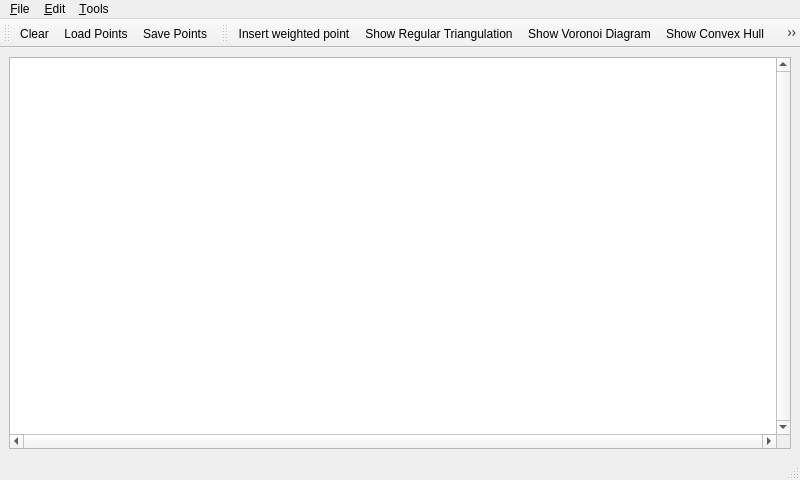
<?xml version="1.0" encoding="UTF-8"?>
<ui version="4.0">
 <author>Vikraman</author>
 <class>MainWindow</class>
 <widget class="QMainWindow" name="MainWindow">
  <property name="geometry">
   <rect>
    <x>0</x>
    <y>0</y>
    <width>800</width>
    <height>480</height>
   </rect>
  </property>
  <property name="windowTitle">
   <string>CGAL Regular Triangulation</string>
  </property>
  <property name="windowIcon">
   <iconset>
    <normaloff>:/cgal/logos/cgal_icon</normaloff>:/cgal/logos/cgal_icon</iconset>
  </property>
  <widget class="QWidget" name="centralwidget">
   <layout class="QGridLayout">
    <item row="0" column="0">
     <widget class="QGraphicsView" name="graphicsView">
      <property name="focusPolicy">
       <enum>Qt::StrongFocus</enum>
      </property>
      <property name="verticalScrollBarPolicy">
       <enum>Qt::ScrollBarAlwaysOn</enum>
      </property>
      <property name="horizontalScrollBarPolicy">
       <enum>Qt::ScrollBarAlwaysOn</enum>
      </property>
      <property name="transformationAnchor">
       <enum>QGraphicsView::NoAnchor</enum>
      </property>
     </widget>
    </item>
   </layout>
  </widget>
  <widget class="QStatusBar" name="statusbar"/>
  <widget class="QToolBar" name="fileToolBar">
   <property name="windowTitle">
    <string>File Tools</string>
   </property>
   <attribute name="toolBarArea">
    <enum>TopToolBarArea</enum>
   </attribute>
   <attribute name="toolBarBreak">
    <bool>false</bool>
   </attribute>
   <addaction name="actionClear"/>
   <addaction name="actionLoadPoints"/>
   <addaction name="actionSavePoints"/>
  </widget>
  <widget class="QToolBar" name="toolBar">
   <property name="windowTitle">
    <string>Visualization Tools</string>
   </property>
   <attribute name="toolBarArea">
    <enum>TopToolBarArea</enum>
   </attribute>
   <attribute name="toolBarBreak">
    <bool>false</bool>
   </attribute>
   <addaction name="actionInsertPoint"/>
   <addaction name="actionShowRegular"/>
   <addaction name="actionShowPowerdiagram"/>
   <addaction name="actionShowConvexHull"/>
   <addaction name="actionShowMoldLpp"/>
   <addaction name="actionRecenter"/>
  </widget>
  <widget class="QMenuBar" name="menubar">
   <property name="geometry">
    <rect>
     <x>0</x>
     <y>0</y>
     <width>800</width>
     <height>20</height>
    </rect>
   </property>
   <widget class="QMenu" name="menuFile">
    <property name="title">
     <string>&amp;File</string>
    </property>
    <addaction name="separator"/>
    <addaction name="actionClear"/>
    <addaction name="actionLoadPoints"/>
    <addaction name="actionSavePoints"/>
    <addaction name="separator"/>
    <addaction name="actionQuit"/>
   </widget>
   <widget class="QMenu" name="menuEdit">
    <property name="title">
     <string>&amp;Edit</string>
    </property>
    <addaction name="actionInsertRandomPoints"/>
   </widget>
   <widget class="QMenu" name="menuTools">
    <property name="title">
     <string>&amp;Tools</string>
    </property>
    <addaction name="actionInsertPoint"/>
    <addaction name="actionShowRegular"/>
    <addaction name="actionShowPowerdiagram"/>
    <addaction name="actionShowConvexHull"/>
    <addaction name="actionShowMoldLpp"/>
    <addaction name="separator"/>
    <addaction name="actionRecenter"/>
   </widget>
   <addaction name="menuFile"/>
   <addaction name="menuEdit"/>
   <addaction name="menuTools"/>
  </widget>
  <action name="actionAbout">
   <property name="text">
    <string>&amp;About</string>
   </property>
  </action>
  <action name="actionAboutCGAL">
   <property name="text">
    <string>About &amp;CGAL</string>
   </property>
  </action>
  <action name="actionQuit">
   <property name="text">
    <string>&amp;Quit</string>
   </property>
   <property name="shortcut">
    <string>Ctrl+Q</string>
   </property>
  </action>
  <action name="actionInsertRandomPoints">
   <property name="text">
    <string>&amp;Insert random points</string>
   </property>
   <property name="shortcut">
    <string>Ctrl+I</string>
   </property>
  </action>
  <action name="actionInsertPoint">
   <property name="checkable">
    <bool>true</bool>
   </property>
   <property name="checked">
    <bool>false</bool>
   </property>
   <property name="icon">
    <iconset>
     <normaloff>:/cgal/Input/inputPoint.png</normaloff>:/cgal/Input/inputPoint.png</iconset>
   </property>
   <property name="text">
    <string>&amp;Insert weighted point</string>
   </property>
   <property name="toolTip">
    <string>Insert weighted point</string>
   </property>
   <property name="statusTip">
    <string>Left: Insert vtx</string>
   </property>
  </action>
  <action name="actionClear">
   <property name="icon">
    <iconset>
     <normaloff>:/cgal/fileToolbar/fileNew.png</normaloff>:/cgal/fileToolbar/fileNew.png</iconset>
   </property>
   <property name="text">
    <string>&amp;Clear</string>
   </property>
   <property name="shortcut">
    <string>Ctrl+C</string>
   </property>
  </action>
  <action name="actionShowPowerdiagram">
   <property name="checkable">
    <bool>true</bool>
   </property>
   <property name="checked">
    <bool>false</bool>
   </property>
   <property name="icon">
    <iconset>
     <normaloff>:/cgal/view/Voronoi_diagram.png</normaloff>:/cgal/view/Voronoi_diagram.png</iconset>
   </property>
   <property name="text">
    <string>Show &amp;Voronoi Diagram</string>
   </property>
   <property name="shortcut">
    <string>Ctrl+V</string>
   </property>
  </action>
  <action name="actionShowRegular">
   <property name="checkable">
    <bool>true</bool>
   </property>
   <property name="icon">
    <iconset>
        <normaloff>:/cgal/view/Triangulation.png</normaloff>:/cgal/view/Triangulation.png</iconset>
   </property>
   <property name="text">
    <string>Show &amp;Regular Triangulation</string>
   </property>
   <property name="shortcut">
    <string>Ctrl+D</string>
   </property>
  </action>
  <action name="actionShowConvexHull">
   <property name="checkable">
    <bool>true</bool>
   </property>
   <property name="icon">
    <iconset>
        <normaloff>:/cgal/view/Convex_hull.png</normaloff>:/cgal/view/Convex_hull.png</iconset>
   </property>
   <property name="text">
    <string>Show Convex &amp;Hull</string>
   </property>
   <property name="shortcut">
    <string>Ctrl+H</string>
   </property>
  </action>
  <action name="actionShowMoldLpp">
   <property name="checkable">
    <bool>true</bool>
   </property>
   <property name="icon">
    <iconset>
        <normaloff>:/cgal/view/Mold_lpp.png</normaloff>:/cgal/view/Mold_lpp.png</iconset>
   </property>
   <property name="text">
    <string>Show &amp;Mold Lpp</string>
   </property>
   <property name="shortcut">
    <string>Ctrl+M</string>
   </property>
  </action>
  <action name="actionLoadPoints">
   <property name="icon">
    <iconset>
     <normaloff>:/cgal/fileToolbar/fileOpen.png</normaloff>:/cgal/fileToolbar/fileOpen.png</iconset>
   </property>
   <property name="text">
    <string>&amp;Load Points...</string>
   </property>
   <property name="shortcut">
    <string>Ctrl+L</string>
   </property>
  </action>
  <action name="actionSavePoints">
   <property name="icon">
    <iconset>
     <normaloff>:/cgal/fileToolbar/fileSave.png</normaloff>:/cgal/fileToolbar/fileSave.png</iconset>
   </property>
   <property name="text">
    <string>&amp;Save Points...</string>
   </property>
   <property name="shortcut">
    <string>Ctrl+S</string>
   </property>
  </action>
  <action name="actionRecenter">
   <property name="icon">
    <iconset>
     <normaloff>:/cgal/Input/zoom-best-fit</normaloff>:/cgal/Input/zoom-best-fit</iconset>
   </property>
   <property name="text">
    <string>Re&amp;center the viewport</string>
   </property>
   <property name="shortcut">
    <string>Ctrl+R</string>
   </property>
  </action>
 </widget>
 <resources>
  <include location="mainwindow.qrc"/>
  <include location="icons/File.qrc"/>
  <include location="resources/CGAL.qrc"/>
  <include location="icons/View.qrc"/>
  <include location="icons/Input.qrc"/>
 </resources>
 <connections/>
</ui>
